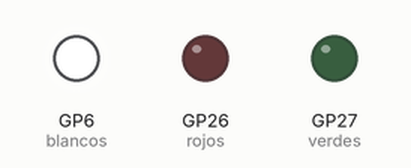
Recording of a program running on a simulated Raspberry Pi Pico running MicroPython. On the bench: output pins drawn as LEDs (lit = HIGH).

Above: at 0.2 s.
At 5.7 s:
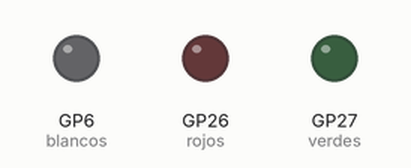
At 8.2 s:
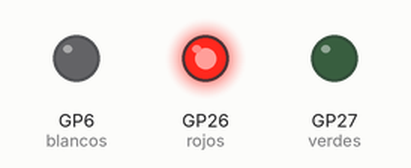
At 11.2 s:
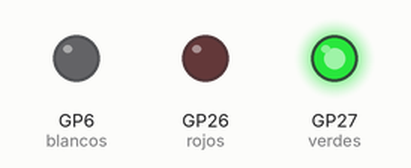
Timing chart, 0 to 11.7 s (numbered marks = the images above):
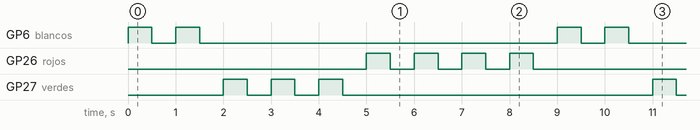

The program:

Leccion_2.py
```python
from machine import Pin
import time

# Configuración de pines GPIO para LEDs
blancos = Pin(6, Pin.OUT)
verdes = Pin(27, Pin.OUT)
rojos = Pin(26, Pin.OUT)

while True:
    # Parpadeo LED blanco 2 veces
    for _ in range(2):
        blancos.value(1)  # Enciende LED blanco
        time.sleep(0.5)
        blancos.value(0)  # Apaga LED blanco
        time.sleep(0.5)

    # Parpadeo LED verde 3 veces
    for _ in range(3):
        verdes.value(1)  # Enciende LED verde
        time.sleep(0.5)
        verdes.value(0)  # Apaga LED verde
        time.sleep(0.5)

    # Parpadeo LED rojo 4 veces
    for _ in range(4):
        rojos.value(1)  # Enciende LED rojo
        time.sleep(0.5)
        rojos.value(0)  # Apaga LED rojo
        time.sleep(0.5)
```

Measured:
- by itself, GP6 (blancos): repeats every 9.0 s: LOW 0.50 s, HIGH 0.50 s, LOW 7.5 s, HIGH 0.50 s
- by itself, GP26 (rojos): repeats every 9.0 s: 3 × (LOW 0.50 s, HIGH 0.50 s), LOW 5.5 s, HIGH 0.50 s
- by itself, GP27 (verdes): repeats every 9.0 s: 2 × (LOW 0.50 s, HIGH 0.50 s), LOW 6.5 s, HIGH 0.50 s
